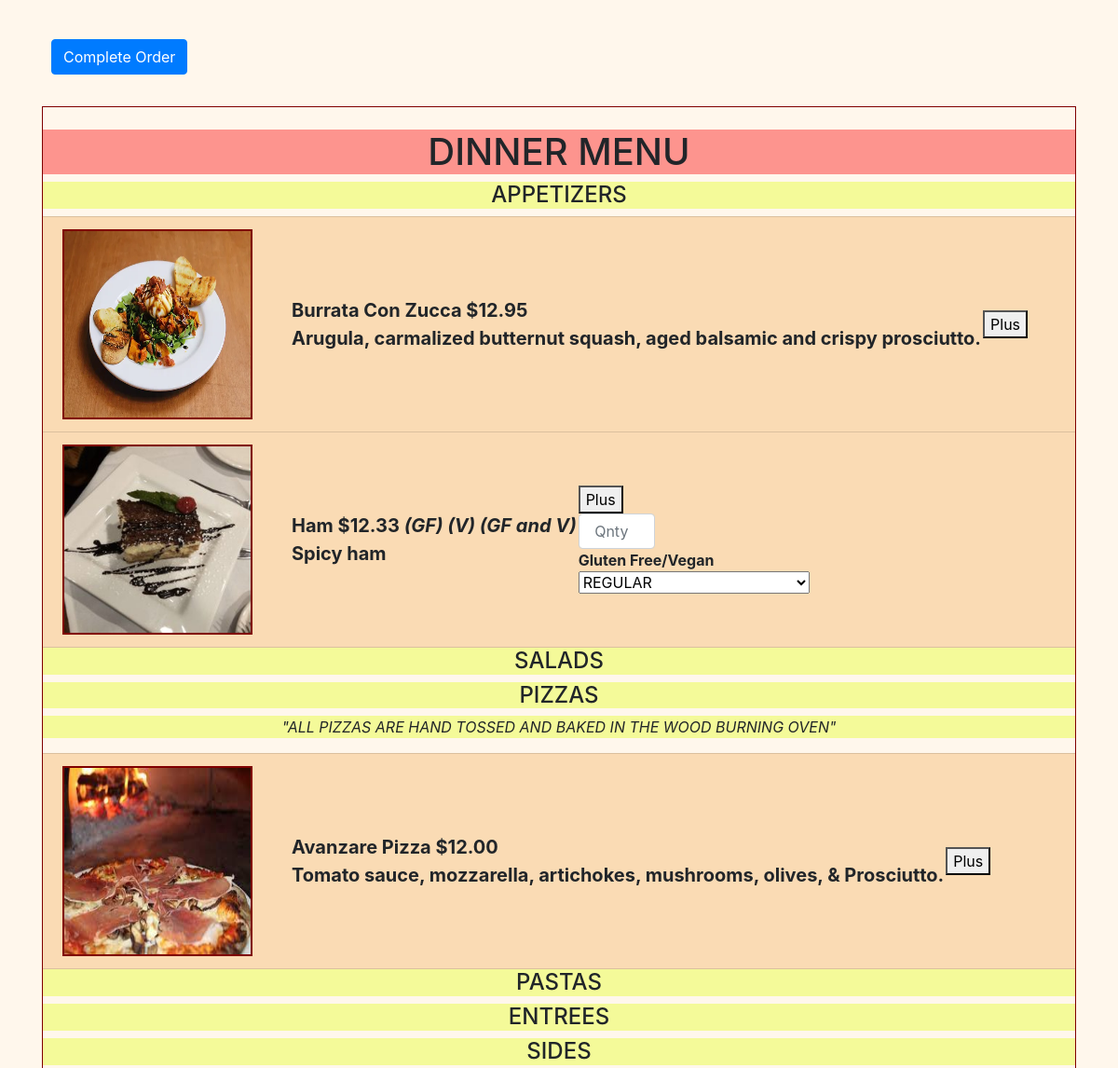
The page /test-order (signed in, middle part) on the database as committed earlier.
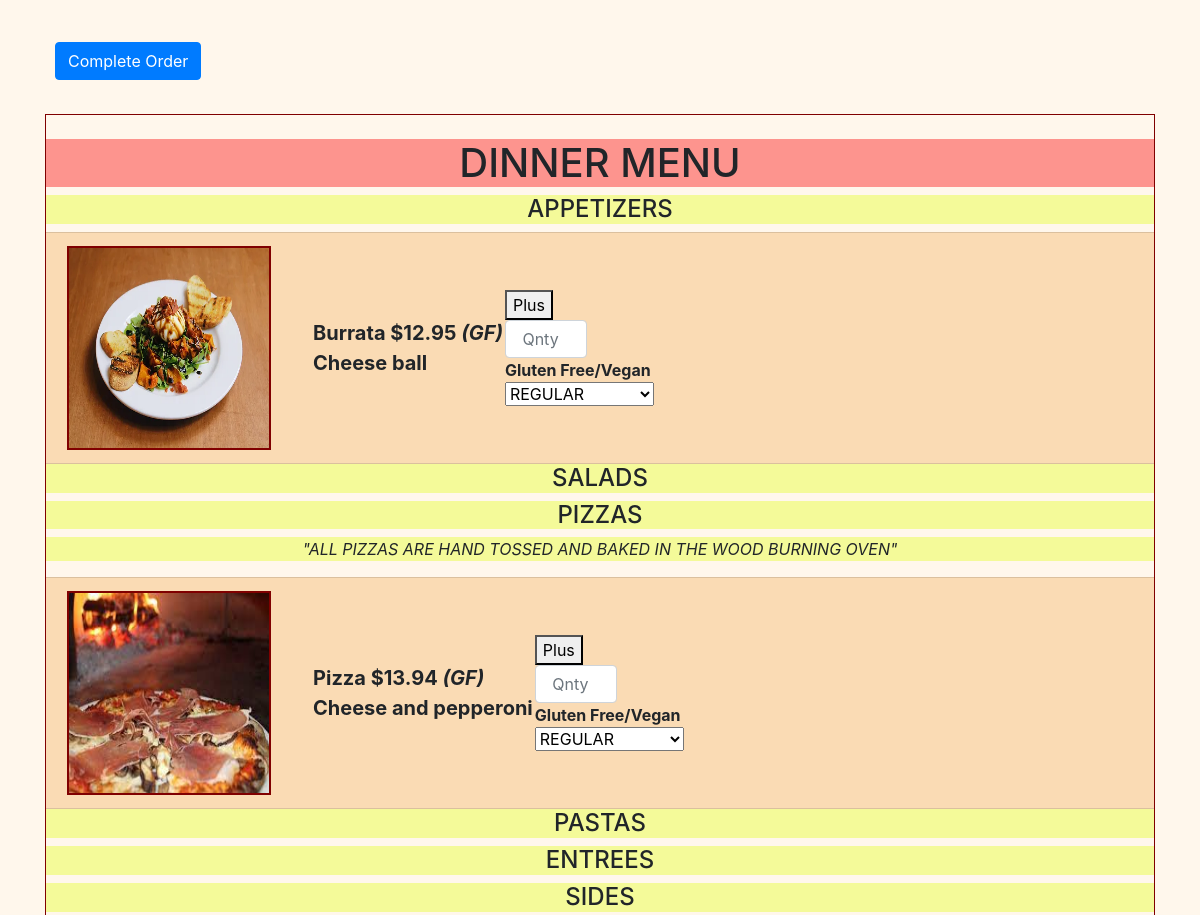
The same page on the database as committed later.
### avanzareApp/models.py (models this page shows)
class Menu(db.Model):
    id = db.Column(db.Integer, primary_key=True)
    name = db.Column(db.String(150), unique=True)
    price = db.Column(db.String(150))
    description = db.Column(db.String(10000))
    menu_type = db.Column(db.String(150))
    gluten_free = db.Column(db.String(150))
    vegan = db.Column(db.String(150))
    date = db.Column(db.DateTime(timezone=True), default=func.now())
    item_image = db.Column(db.String(30))
    user_id = db.Column(db.Integer, db.ForeignKey('user.id'))

### avanzareApp/views.py (the view)
@views.route('/test-order', methods=['GET', 'POST'])
@login_required
def test_order():
    items = Menu.query.all()
    '''# delete any empty orders. Everytime we go to the order page, we create a new order object, so we should delete
    # the uncompleted order objects to not have a bunch of empty orders in the db.
    error_orders = Order.query.filter(Order.user_id == current_user.id).filter(Order.total == 0).delete()
    new_order = new_order = Order(user_id=current_user.id, taxes=0, total=0)
    db.session.add(new_order)
    db.session.commit()'''
    return render_template("order2.html", items=items, user=current_user)

### avanzareApp/__init__.py (called while the page is built)
def create_app():
    app = Flask(__name__)
    app.config['SECRET KEY'] = 'iudsdbciud ccdoi'
    app.config['SQLALCHEMY_DATABASE_URI'] = f'sqlite:///{DB_NAME}'
    db.init_app(app)
    from .views import views
    from .auth import auth
    app.register_blueprint(views, url_prefix='/')
    app.register_blueprint(auth, url_prefix='/')
    from .models import User, Menu, Menu_order, News, Order
    with app.app_context():
        db.create_all()
    login_manager = LoginManager()
    login_manager.login_view = 'auth.start_page'
    login_manager.init_app(app)
    @login_manager.user_loader
    def load_user(id):
        return User.query.get(int(id))
    return app

### avanzareApp/templates/order2.html (shortened to what the changed rows need)
{% extends "base.html" %} {% block title %}Home{% endblock %}
{% block content %}
{% set lst =  [] %}
<br />
<div class="blackLine">
    <br />
    <h1 class="h1Color" align="center"> DINNER MENU </h1>
    <ul class="list-group list-group-flush" id="items">
        {% set gf = "(GF)" %}
        {% set v = "(V)" %}
        {% set gfv = "(GF and V)" %}
        {% set print_once = 1 %}
        {% for menu in ["APPETIZERS", "SALADS", "PIZZAS", "PASTAS", "ENTREES", "SIDES", "DESSERT MENU", "AFTER DINNER DRINKS", "COCKTAILS", "BOTTLE", "DRAFT"] %}
            {% if print_once == 1 %}
                {% if menu == "DESSERT MENU" %}
                    <h1 class="h1Color" align="center"> DESSERTS </h1>
                    {% set print_once = 0 %}
                {% elif menu == "AFTER DINNER DRINKS" %}
                    <h1 class="h1Color" align="center"> AFTER DINNER DRINKS </h1>
                    {% set print_once = 0 %}
                {% elif menu == "COCKTAILS" %}
                    <h1 class="h1Color" align="center"> COCKTAILS </h1>
                    {% set print_once = 0 %}
                {% elif menu == "BOTTLE" %}
                    <h1 class="h1Color" align="center"> BEER </h1>
                    <h4 class="menu_type_color" align="center">{{ menu }}</h4>
                    {% set print_once = 0 %}
                {% else %}
                    <h4 class="menu_type_color" align="center">{{ menu }}</h4>
                    {% if menu == "PIZZAS" %}
                        <p class="menu_type_color" align="center"><i>"ALL PIZZAS ARE HAND TOSSED AND BAKED IN THE WOOD BURNING OVEN"</i></p>
                    {% endif %}
                    {% set print_once = 0 %}
                {% endif %}
            {% endif %}
            {% for item in items %}
                {% if item.menu_type == menu %}
                    <li class="list-group-item">
                        <table>
                            <tr>
                                <th>
                                    {% set tmp = item.name + '.jpg' %}
                                    <div class="image" align="right">
                                        <img class="img-responsive" src="{{ url_for('views.send_image', filename=tmp) }}" width="200" height="200">
                                    </div>
                                </th>
                                <th>
                                    <div class="text">
                                        {{ item.name }}
                                        {% set tmp = "$" + (item.price | string) %}
                                        {{ tmp }}
                                        {% if item.gluten_free == "GLUTEN FREE" %}
                                            <i>{{ gf }}</i>
                                        {% endif %}
                                        {% if item.vegan == "VEGAN" %}
                                            <i>{{ v }}</i>
                                        {% endif %}
                                        {% if (item.gluten_free == "GLUTEN FREE") and (item.vegan == "VEGAN") %}
                                            <i>{{ gfv }}</i>
                                        {% endif %}
                                        <br />
                                        {{ item.description }}
                                        <br />
                                    </div>
                                </th>
                                <th>
                                    <button onclick="addToOrder(document.getElementById('quantity_{{ item.id }}').value,
                                                    {{ item.id }}, '{{ item.name }}', {{ item.price }},
                                                    document.getElementById('dish_accommodation_{{ item.id }}').value,
                                                    document.getElementById('total').value)">Plus</button>
                                    {% if (item.gluten_free == "GLUTEN FREE") or (item.vegan == "VEGAN") %}
                                    <input  style="width: 30%"
                                                    type="number" min="1" step="1"
                                                    class="form-control"
                                                    id="quantity_{{ item.id }}"
                                                    name="quantity"
                                                    placeholder=" Qnty"/>
                                    <div>Gluten Free/Vegan</div>
                                    <select class="selectpicker" type="dish_accommodation" id="dish_accommodation_{{ item.id }}" name="dish_accommodation">
                                        <optgroup label="CHOOSE ONE" >
                                            <option>REGULAR</option>
                                        </optgroup>
                                    </select>
                                    {% else %}
                                    {% set tmp_id = "dish_accommodation_" + item.id|string %}
                                    <select id="{{ tmp_id }}" hidden><option>REGULAR</option></select>
                                    {% endif %}
                                </th>
                            </tr>
                        </table>
                    </li>
                {% endif %}
            {% endfor %}
            {% set print_once = 1 %}
        {% endfor %}
    </ul>
    <br />
</div>
<br />
<br />
<br />
{% include "footer.html" %}
{% endblock %}

Rows that differ between the two databases and show on the page:
removed Menu: shows a picture, name "Ham", tmp "$12.33", gf "(GF)", v "(V)", gfv "(GF and V)", description "Spicy ham", dish_accommodation "REGULAR", shown under "APPETIZERS"
changed Menu: name "Burrata Con Zucca" → "Burrata"; description "Arugula, carmalized butternut squash, aged balsamic and crispy prosciutto." → "Cheese ball"
changed Menu: name "Avanzare Pizza" → "Pizza"; tmp "$12.00" → "$13.94"; description "Tomato sauce, mozzarella, artichokes, mushrooms, olives, & Prosciutto." → "Cheese and pepperoni"
Other text that changed with them:
new list line: "(GF)  Gluten Free/Vegan REGULAR"
